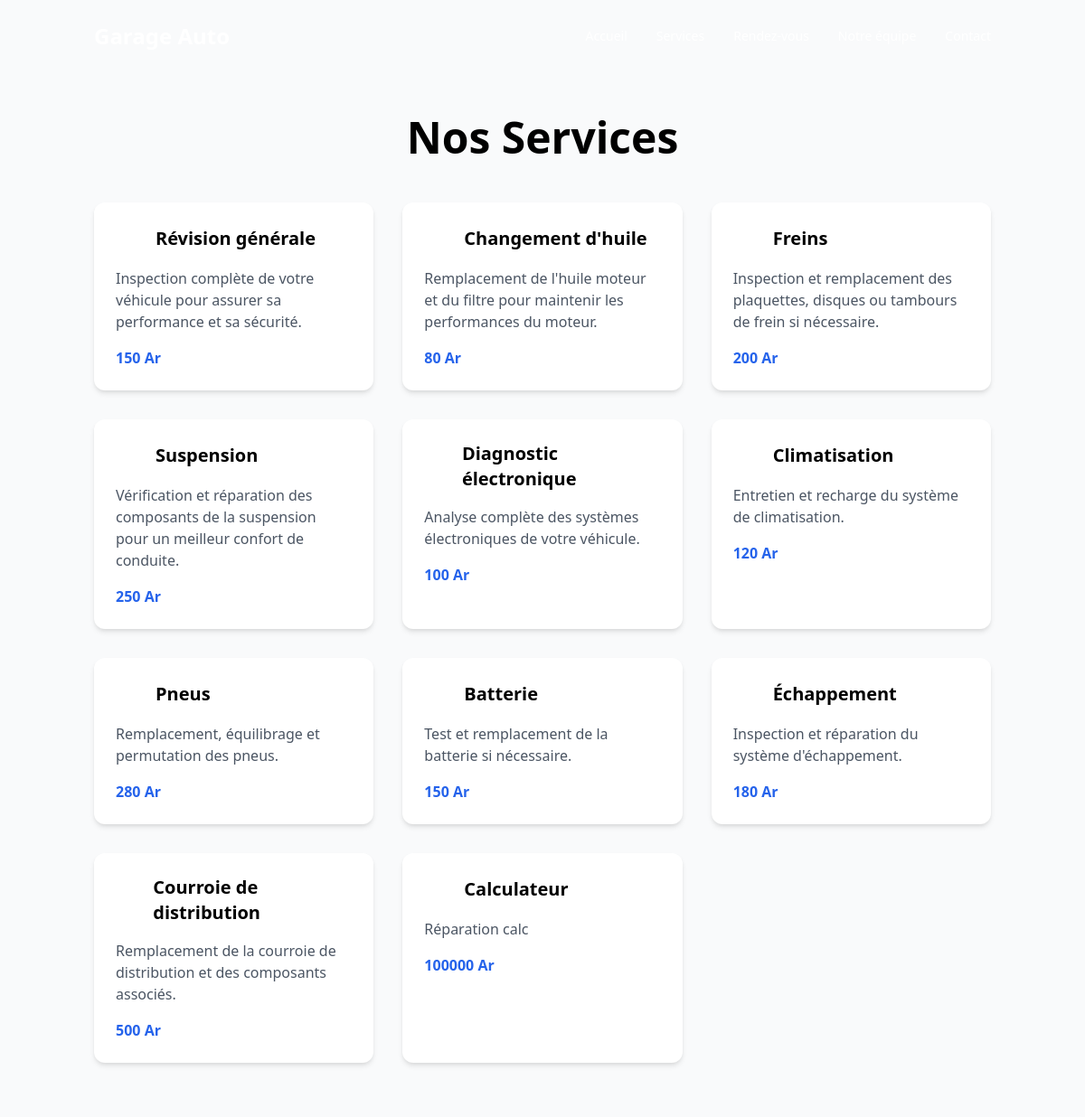
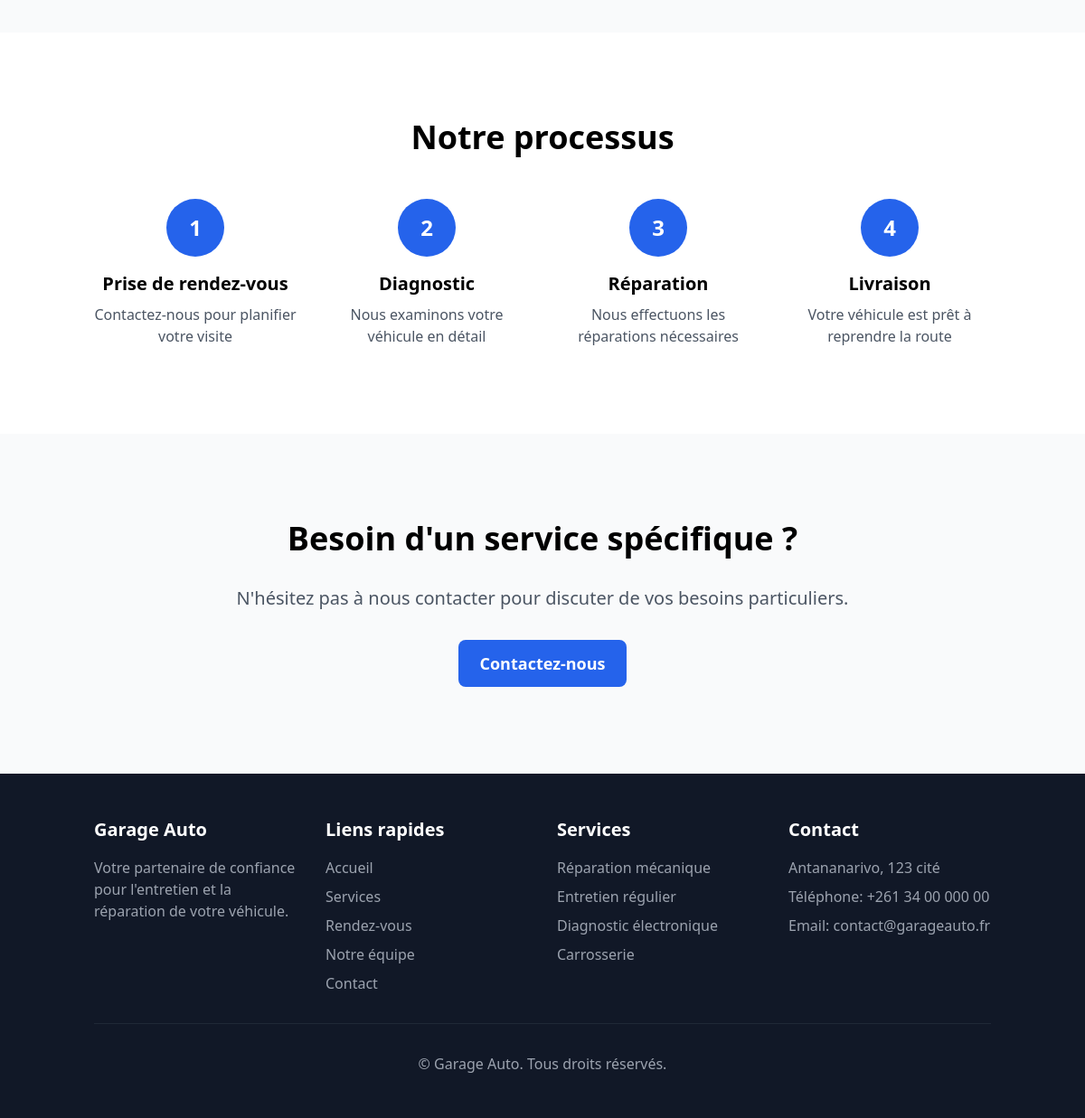
Page /services/ on the committed database (2 pictures, top to bottom).
### garage/models.py (models this page shows, shortened)
class Service(models.Model):
    name = models.CharField(max_length=100)
    description = models.TextField()
    price = models.DecimalField(max_digits=12, decimal_places=2)  # Augmentons max_digits pour accommoder les grands nombres en Ariary
    icon = models.CharField(max_length=50, default='wrench')

### garage/views.py (the view)
# urls.py: path('services/', ServicesView.as_view(), name='services'),
class ServicesView(View):
    def get(self, request):
        services = Service.objects.all()
        return render(request, 'services.html', {'services': services})

### templates/services.html (shortened to what this page needs)
{% extends 'base.html' %}
{% block content %}
<section class="pt-32 pb-24 bg-gray-50">
    <div class="container mx-auto px-4">
        <h1 class="text-4xl md:text-5xl font-bold text-center mb-12">Nos Services</h1>
        <div class="grid grid-cols-1 md:grid-cols-2 lg:grid-cols-3 gap-8">
            {% for service in services %}
            <div class="bg-white rounded-xl overflow-hidden shadow-md hover:shadow-lg transition-shadow">
                <div class="p-6">
                    <div class="flex items-center mb-4">
                        <svg class="w-8 h-8 text-blue-600 mr-3" fill="none" stroke="currentColor" viewBox="0 0 24 24" xmlns="http://www.w3.org/2000/svg">
                            <path stroke-linecap="round" stroke-linejoin="round" stroke-width="2" d="M{{ service.icon }}"></path>
                        </svg>
                        <h2 class="text-xl font-semibold">{{ service.name }}</h2>
                    </div>
                    <p class="text-gray-600 mb-4">{{ service.description }}</p>
                    <p class="text-blue-600 font-bold">{{ service.price|floatformat:0 }} Ar</p>
                </div>
            </div>
            {% endfor %}
        </div>
    </div>
</section>
<section class="py-24 bg-white">
    <div class="container mx-auto px-4">
        <h2 class="text-3xl md:text-4xl font-bold text-center mb-12">Notre processus</h2>
        <div class="grid grid-cols-1 md:grid-cols-4 gap-8">
            <div class="text-center">
                <div class="w-16 h-16 bg-blue-600 rounded-full flex items-center justify-center text-white text-2xl font-bold mx-auto mb-4">1</div>
                <h3 class="text-xl font-semibold mb-2">Prise de rendez-vous</h3>
                <p class="text-gray-600">Contactez-nous pour planifier votre visite</p>
            </div>
            <div class="text-center">
                <div class="w-16 h-16 bg-blue-600 rounded-full flex items-center justify-center text-white text-2xl font-bold mx-auto mb-4">2</div>
                <h3 class="text-xl font-semibold mb-2">Diagnostic</h3>
                <p class="text-gray-600">Nous examinons votre véhicule en détail</p>
            </div>
            <div class="text-center">
                <div class="w-16 h-16 bg-blue-600 rounded-full flex items-center justify-center text-white text-2xl font-bold mx-auto mb-4">3</div>
                <h3 class="text-xl font-semibold mb-2">Réparation</h3>
                <p class="text-gray-600">Nous effectuons les réparations nécessaires</p>
            </div>
            <div class="text-center">
                <div class="w-16 h-16 bg-blue-600 rounded-full flex items-center justify-center text-white text-2xl font-bold mx-auto mb-4">4</div>
                <h3 class="text-xl font-semibold mb-2">Livraison</h3>
                <p class="text-gray-600">Votre véhicule est prêt à reprendre la route</p>
            </div>
        </div>
    </div>
</section>
<section class="py-24 bg-gray-50">
    <div class="container mx-auto px-4 text-center">
        <h2 class="text-3xl md:text-4xl font-bold mb-8">Besoin d'un service spécifique ?</h2>
        <p class="text-xl text-gray-600 mb-8">N'hésitez pas à nous contacter pour discuter de vos besoins particuliers.</p>
        <a href="{% url 'contact' %}" class="inline-block bg-blue-600 text-white px-6 py-3 rounded-lg text-lg font-semibold hover:bg-blue-700 transition-colors">
            Contactez-nous
        </a>
    </div>
</section>
{% endblock %}

### templates/base.html (shortened to what this page needs)
<!DOCTYPE html>
<html lang="fr">
<head>
    <link href="https://cdn.jsdelivr.net/npm/tailwindcss@2.2.19/dist/tailwind.min.css" rel="stylesheet">
</head>
<body class="bg-gray-50 font-sans">
    <header class="fixed top-0 left-0 right-0 z-50 transition-all duration-300" x-data="{ scrolled: false }" x-init="window.addEventListener('scroll', () => { scrolled = window.scrollY > 20 })">
        <nav :class="{ 'bg-white/95 backdrop-blur-md shadow-sm': scrolled, 'bg-gray-800/70 backdrop-blur-md': !scrolled }" class="transition-all duration-300">
            <div class="container mx-auto px-4">
                <div class="flex items-center justify-between h-20">
                    <a href="{% url 'home' %}" class="text-2xl font-bold" :class="{ 'text-gray-900': scrolled, 'text-white': !scrolled }">Garage Auto</a>
                    <div class="hidden md:flex items-center space-x-8">
                        <a href="{% url 'home' %}" class="text-sm font-medium transition-colors" :class="{ 'text-gray-600 hover:text-gray-900': scrolled, 'text-white hover:text-gray-200': !scrolled }">Accueil</a>
                        <a href="{% url 'services' %}" class="text-sm font-medium transition-colors" :class="{ 'text-gray-600 hover:text-gray-900': scrolled, 'text-white hover:text-gray-200': !scrolled }">Services</a>
                        <a href="{% url 'appointment' %}" class="text-sm font-medium transition-colors" :class="{ 'text-gray-600 hover:text-gray-900': scrolled, 'text-white hover:text-gray-200': !scrolled }">Rendez-vous</a>
                        <a href="{% url 'staff' %}" class="text-sm font-medium transition-colors" :class="{ 'text-gray-600 hover:text-gray-900': scrolled, 'text-white hover:text-gray-200': !scrolled }">Notre équipe</a>
                        <a href="{% url 'contact' %}" class="text-sm font-medium transition-colors" :class="{ 'text-gray-600 hover:text-gray-900': scrolled, 'text-white hover:text-gray-200': !scrolled }">Contact</a>
                    </div>
                </div>
            </div>
        </nav>
    </header>
    <main>
        {% block content %}
        {% endblock %}
    </main>
    <footer class="bg-gray-900 text-white py-12">
        <div class="container mx-auto px-4">
            <div class="grid grid-cols-1 md:grid-cols-4 gap-8">
                <div>
                    <h3 class="text-xl font-bold mb-4">Garage Auto</h3>
                    <p class="text-gray-400 mb-4">Votre partenaire de confiance pour l'entretien et la réparation de votre véhicule.</p>
                </div>
                <div>
                    <h3 class="text-xl font-bold mb-4">Liens rapides</h3>
                    <ul class="space-y-2">
                        <li><a href="{% url 'home' %}" class="text-gray-400 hover:text-white">Accueil</a></li>
                        <li><a href="{% url 'services' %}" class="text-gray-400 hover:text-white">Services</a></li>
                        <li><a href="{% url 'appointment' %}" class="text-gray-400 hover:text-white">Rendez-vous</a></li>
                        <li><a href="{% url 'staff' %}" class="text-gray-400 hover:text-white">Notre équipe</a></li>
                        <li><a href="{% url 'contact' %}" class="text-gray-400 hover:text-white">Contact</a></li>
                    </ul>
                </div>
                <div>
                    <h3 class="text-xl font-bold mb-4">Services</h3>
                    <ul class="space-y-2">
                        <li><a href="#" class="text-gray-400 hover:text-white">Réparation mécanique</a></li>
                        <li><a href="#" class="text-gray-400 hover:text-white">Entretien régulier</a></li>
                        <li><a href="#" class="text-gray-400 hover:text-white">Diagnostic électronique</a></li>
                        <li><a href="#" class="text-gray-400 hover:text-white">Carrosserie</a></li>
                    </ul>
                </div>
                <div>
                    <h3 class="text-xl font-bold mb-4">Contact</h3>
                    <p class="text-gray-400 mb-2">Antananarivo, 123 cité</p>
                    <p class="text-gray-400 mb-2">Téléphone: +261 34 00 000 00</p>
                    <p class="text-gray-400 mb-2">Email: contact@garageauto.fr</p>
                </div>
            </div>
            <div class="border-t border-gray-800 mt-8 pt-8 text-center">
                <p class="text-gray-400">&copy; Garage Auto. Tous droits réservés.</p>
            </div>
        </div>
    </footer>
</body>
</html>

### rows in the picture
Service: name "Révision générale", description "Inspection complète de votre véhicule pour assurer sa performance et sa sécurité.", price "150"
Service: name "Changement d'huile", description "Remplacement de l'huile moteur et du filtre pour maintenir les performances du moteur.", price "80"
Service: name "Freins", description "Inspection et remplacement des plaquettes, disques ou tambours de frein si nécessaire.", price "200"
Service: name "Suspension", description "Vérification et réparation des composants de la suspension pour un meilleur confort de conduite.", price "250"
Service: name "Diagnostic électronique", description "Analyse complète des systèmes électroniques de votre véhicule.", price "100"
Service: name "Climatisation", description "Entretien et recharge du système de climatisation.", price "120"
Service: name "Pneus", description "Remplacement, équilibrage et permutation des pneus.", price "280"
Service: name "Batterie", description "Test et remplacement de la batterie si nécessaire.", price "150"
Service: name "Échappement", description "Inspection et réparation du système d'échappement.", price "180"
Service: name "Courroie de distribution", description "Remplacement de la courroie de distribution et des composants associés.", price "500"
Service: name "Calculateur", description "Réparation calc", price "100000"
